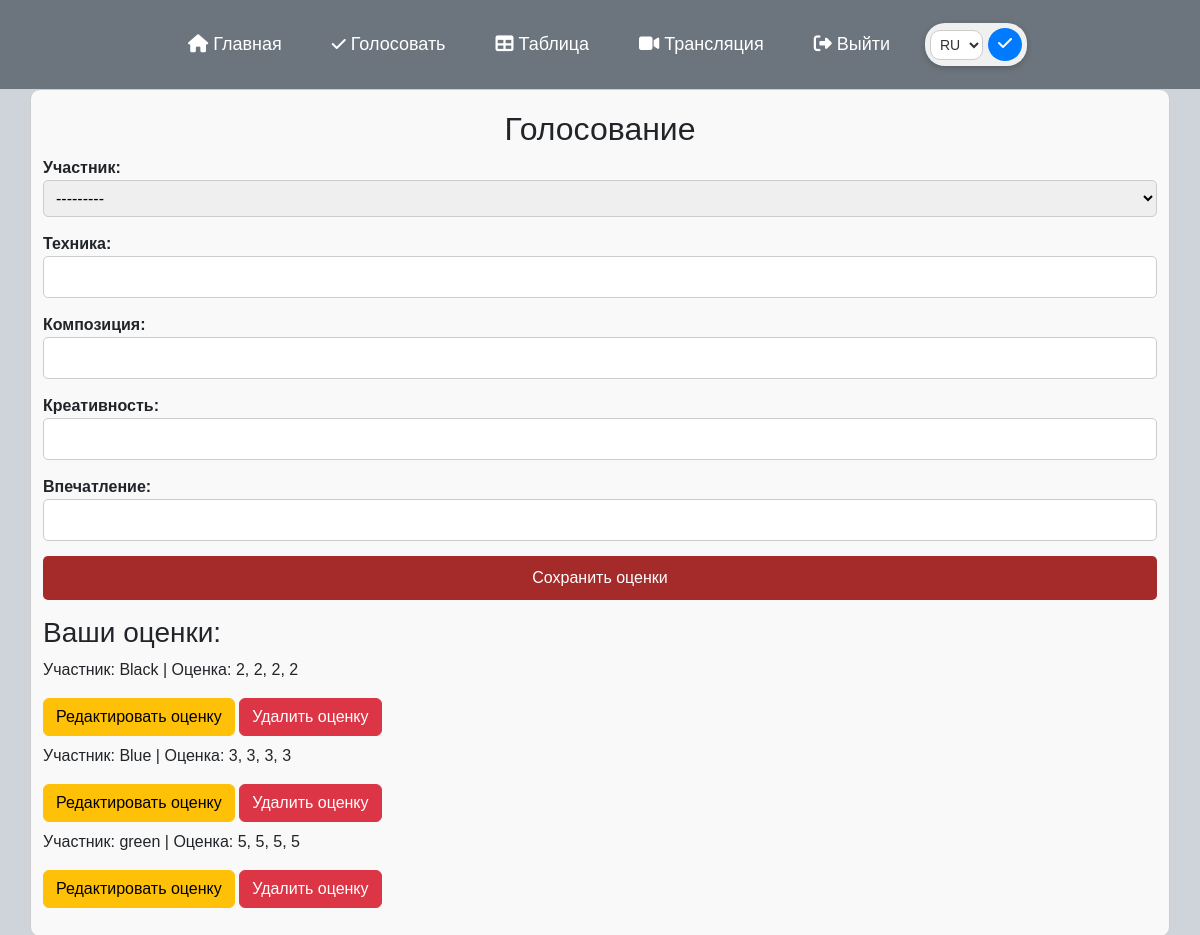
Page /vote/ (signed in) on the earlier database version.
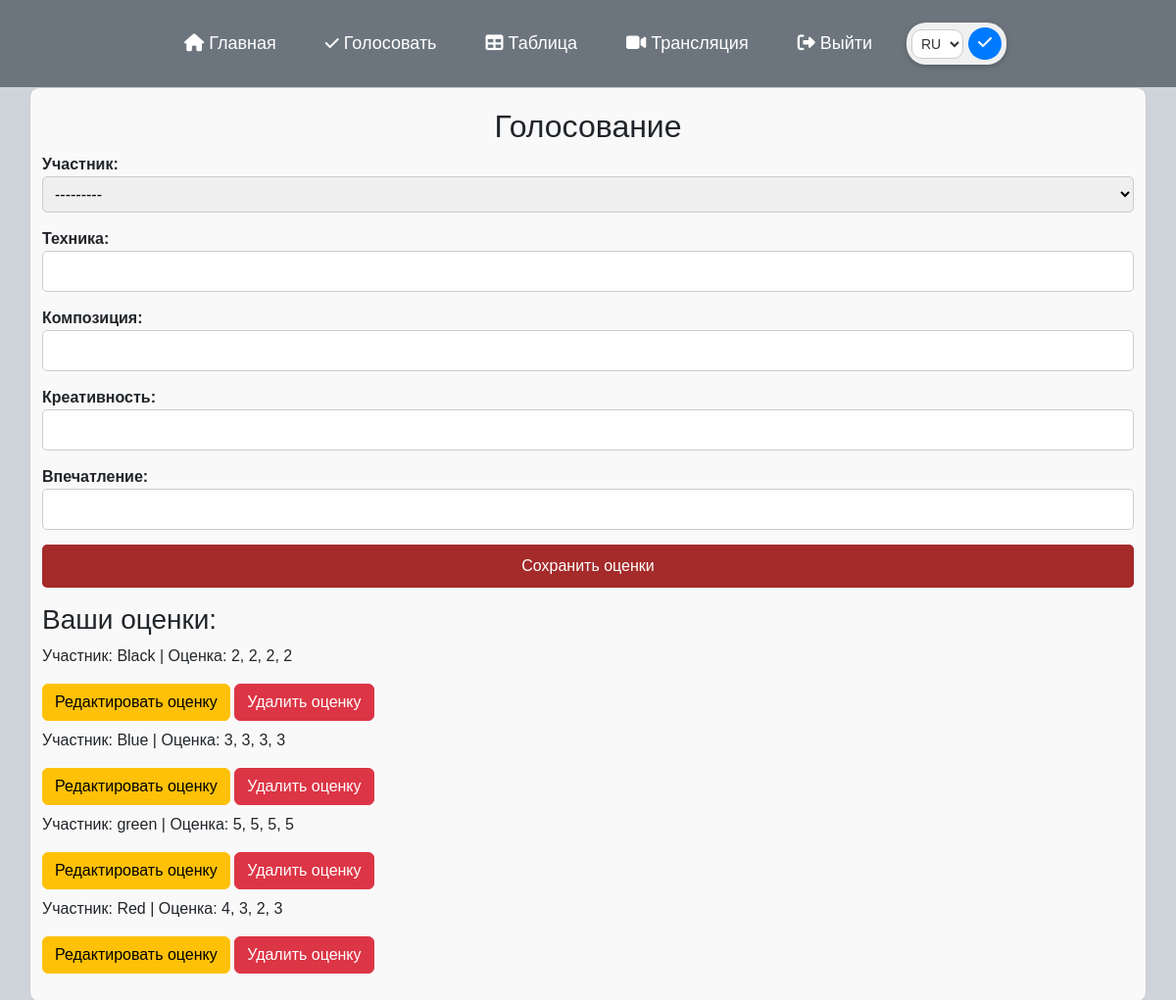
Same page on the later database version.
### vote/models.py (models this page shows, shortened)
class Score(models.Model):
    jury = models.ForeignKey(User, on_delete=models.CASCADE)  # Жюри
    participant = models.ForeignKey(Participant, on_delete=models.CASCADE)  # Участник
    technique = models.IntegerField()
    composition = models.IntegerField()
    creativity = models.IntegerField()
    impression = models.IntegerField()

### main/models.py (models this page shows)
class Participant(models.Model):
    number = models.PositiveIntegerField('Номер',unique=True)  # Уникальный номер участника
    name = models.CharField('Название', max_length=200)  # Имя участника
    def __str__(self):
        return f"{self.number} - {self.name}"
    class Meta:
        verbose_name = 'Участник'
        verbose_name_plural = 'Участники'

### vote/views.py (the view)
# urls.py: path('', views.vote_page, name ='vote_page'),
@login_required
def vote_page(request):
    success_message = None
    error_message = None
    scores = Score.objects.filter(jury=request.user)
    if request.method == 'POST':
        form = ScoreForm(request.POST)
        if form.is_valid():
            participant = form.cleaned_data['participant']
            existing_score = Score.objects.filter(jury=request.user, participant=participant).first()
            if existing_score:
                error_message = "Вы уже оценили данного участника!"
            else:
                score = form.save(commit=False)
                score.jury = request.user  # Текущий пользователь - жюри
                score.save()
                success_message = "Оценки успешно сохранены!"
                form = ScoreForm()  # Очищаем форму после успешного сохранения
    else:
        form = ScoreForm()
    participants = Participant.objects.all()  # Получаем всех участников для выбора
    return render(request, 'vote/vote.html', {
        'form': form,
        'participants': participants,
        'success_message': success_message,
        'error_message': error_message,
        'scores': scores,  # Передаем все оценки текущего пользователя
    })

### vote/forms.py
class ScoreForm(forms.ModelForm):
    participant = forms.ModelChoiceField(queryset=Participant.objects.all(), label="Участник")
    class Meta:
        model = Score
        fields = ['participant', 'technique', 'composition', 'creativity', 'impression']
        labels = {
            'technique': 'Техника',
            'composition': 'Композиция',
            'creativity': 'Креативность',
            'impression': 'Впечатление',
        }
        widgets = {
            'technique': forms.NumberInput(attrs={'min': 0, 'max': 10}),
            'composition': forms.NumberInput(attrs={'min': 0, 'max': 10}),
            'creativity': forms.NumberInput(attrs={'min': 0, 'max': 10}),
            'impression': forms.NumberInput(attrs={'min': 0, 'max': 10}),
        }

### vote/templates/vote/vote.html (shortened to what this page needs)
{% load static %}
{% load i18n %}
<!DOCTYPE html>
<html lang="ru">
<head>
    <link rel="stylesheet" href="{% static 'vote/css/vote.css' %}">
    <link rel="stylesheet" href="https://cdn.jsdelivr.net/npm/bootstrap@5.3.3/dist/css/bootstrap.min.css">
    <link rel="stylesheet" href="https://use.fontawesome.com/releases/v6.6.0/css/all.css">
</head>
<body>
<header>
    <nav class="navbar">
        <ul class="navbar-menu">
            <li><a href="{% url 'main' %}"><i class="fa-solid fa-house"></i> {% trans "Главная" %}</a></li>
            <li><a href="{% url 'vote_page' %}"><i class="fa-solid fa-check"></i> {% trans "Голосовать" %}</a></li>
            <li><a href="{% url 'participant_scores' %}"><i class="fa-solid fa-table"></i> {% trans "Таблица" %}</a></li>
            <li><a href="{% url 'translation_scores' %}"><i class="fa-solid fa-video"></i> {% trans "Трансляция" %}</a></li>
            <li><a href="{% url 'signup' %}"><i class="fa-solid fa-right-from-bracket"></i> {% trans "Выйти" %}</a></li>
            <form method="post" action="{% url 'set_language' %}?next={{ request.path }}" class="language-form">
    <select name="language" class="language-select">
        <option value="ru" {% if LANGUAGE_CODE == 'ru' %}selected{% endif %}>RU</option>
    </select>
    <button type="submit" class="language-btn">
        <i class="fa fa-check"></i>
    </button>
</form>
        </ul>
    </nav>
</header>
<div class="container">
    <h2>{% trans "Голосование" %}</h2>
    <form method="post">
        <div class="form-group">
            <label for="{{ form.participant.id_for_label }}">{% trans "Участник:" %}</label>
            {{ form.participant }}
        </div>
        <div class="form-group">
            <label for="{{ form.technique.id_for_label }}">{% trans "Техника:" %}</label>
            {{ form.technique }}
        </div>
        <div class="form-group">
            <label for="{{ form.composition.id_for_label }}">{% trans "Композиция:" %}</label>
            {{ form.composition }}
        </div>
        <div class="form-group">
            <label for="{{ form.creativity.id_for_label }}">{% trans "Креативность:" %}</label>
            {{ form.creativity }}
        </div>
        <div class="form-group">
            <label for="{{ form.impression.id_for_label }}">{% trans "Впечатление:" %}</label>
            {{ form.impression }}
        </div>
        <button type="submit" class="btn">{% trans "Сохранить оценки" %}</button>
    </form>
    <div class="mt-3">
        <h3>{% trans "Ваши оценки:" %}</h3>
        {% if scores %}
            {% for score in scores %}
                <div class="mb-2">
                    <p>{% trans "Участник:" %} {{ score.participant.name }} | {% trans "Оценка:" %} {{ score.technique }}, {{ score.composition }}, {{ score.creativity }}, {{ score.impression }}</p>
                    <a href="{% url 'edit_score' score.id %}" class="btn btn-warning">{% trans "Редактировать оценку" %}</a>
                    <a href="{% url 'delete_score' score.id %}" class="btn btn-danger" onclick="return confirm('Вы уверены, что хотите удалить эту оценку?');">{% trans "Удалить оценку" %}</a>
                </div>
            {% endfor %}
        {% else %}
            <p>{% trans "Оценок нет." %}</p>
        {% endif %}
    </div>
</div>
</body>
</html>

### vote/static/vote/css/vote.css (style rules this page uses)
.container { width: 50%; margin: 0 auto; padding: 20px; background-color: #f9f9f9; border: 1px solid #ccc; border-radius: 10px; }
h2 { text-align: center; }
.form-group { margin-bottom: 15px; }
label { display: block; font-weight: bold; }
input, select { width: 100%; padding: 8px; border: 1px solid #ccc; border-radius: 5px; }
button.btn { display: block; width: 100%; padding: 10px; background-color: brown; color: white; border: none; border-radius: 5px; cursor: pointer; }
header { background-color: #6c757d; padding: 15px 0; }
.navbar { display: flex; justify-content: center; align-items: center; flex-wrap: wrap; }
.navbar-menu { list-style: none; margin: 0; padding: 0; display: flex; gap: 20px; width: 100%; align-items: center; justify-content: center; }
.navbar-menu li { display: inline-block; }
.navbar-menu a { font-size: 18px; color: white; text-decoration: none; padding: 10px 15px; transition: color 0.3s ease; }
.language-form { display: inline-flex; align-items: center; padding: 5px; background-color: #f0f0f0; border-radius: 20px; box-shadow: 0 2px 6px rgba(0, 0, 0, 0.2); }
.language-select { padding: 5px; margin-right: 5px; border: 1px solid #ccc; border-radius: 10px; background-color: #fff; font-size: 14px; color: #333; }
.language-btn { background-color: #007bff; border: none; padding: 6px 10px; border-radius: 50%; cursor: pointer; color: white; font-size: 14px; transition: background-color 0.3s ease; }
.fa-check { font-size: 16px; }

### vote/templates/vote/vote.html (style rules this page uses)
body { background: #ced4da; margin: 0; padding: 0; font-family: Arial, sans-serif; }

Differences in the rows shown:
added Score: participant.name "Red", technique "4", composition "3", creativity "2", impression "3"
